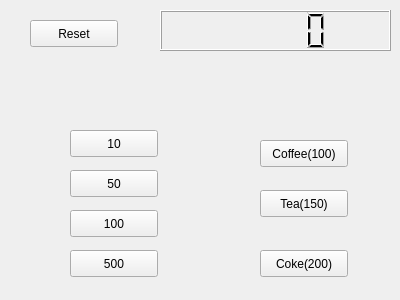
<?xml version="1.0" encoding="UTF-8"?>
<ui version="4.0">
 <class>Widget</class>
 <widget class="QWidget" name="Widget">
  <property name="geometry">
   <rect>
    <x>0</x>
    <y>0</y>
    <width>400</width>
    <height>300</height>
   </rect>
  </property>
  <property name="windowTitle">
   <string>Widget</string>
  </property>
  <widget class="QLCDNumber" name="lcdNumber">
   <property name="geometry">
    <rect>
     <x>160</x>
     <y>10</y>
     <width>231</width>
     <height>41</height>
    </rect>
   </property>
  </widget>
  <widget class="QPushButton" name="pb50">
   <property name="geometry">
    <rect>
     <x>70</x>
     <y>170</y>
     <width>88</width>
     <height>27</height>
    </rect>
   </property>
   <property name="text">
    <string>50</string>
   </property>
  </widget>
  <widget class="QPushButton" name="pb100">
   <property name="geometry">
    <rect>
     <x>70</x>
     <y>210</y>
     <width>88</width>
     <height>27</height>
    </rect>
   </property>
   <property name="text">
    <string>100</string>
   </property>
  </widget>
  <widget class="QPushButton" name="pb10">
   <property name="geometry">
    <rect>
     <x>70</x>
     <y>130</y>
     <width>88</width>
     <height>27</height>
    </rect>
   </property>
   <property name="text">
    <string>10</string>
   </property>
  </widget>
  <widget class="QPushButton" name="pb500">
   <property name="geometry">
    <rect>
     <x>70</x>
     <y>250</y>
     <width>88</width>
     <height>27</height>
    </rect>
   </property>
   <property name="text">
    <string>500</string>
   </property>
  </widget>
  <widget class="QPushButton" name="pbCoffee">
   <property name="geometry">
    <rect>
     <x>260</x>
     <y>140</y>
     <width>88</width>
     <height>27</height>
    </rect>
   </property>
   <property name="text">
    <string>Coffee(100)</string>
   </property>
  </widget>
  <widget class="QPushButton" name="pbTea">
   <property name="geometry">
    <rect>
     <x>260</x>
     <y>190</y>
     <width>88</width>
     <height>27</height>
    </rect>
   </property>
   <property name="text">
    <string>Tea(150)</string>
   </property>
  </widget>
  <widget class="QPushButton" name="pbCoke">
   <property name="geometry">
    <rect>
     <x>260</x>
     <y>250</y>
     <width>88</width>
     <height>27</height>
    </rect>
   </property>
   <property name="text">
    <string>Coke(200)</string>
   </property>
  </widget>
  <widget class="QPushButton" name="pbReset">
   <property name="geometry">
    <rect>
     <x>30</x>
     <y>20</y>
     <width>88</width>
     <height>27</height>
    </rect>
   </property>
   <property name="text">
    <string>Reset</string>
   </property>
  </widget>
 </widget>
 <layoutdefault spacing="6" margin="11"/>
 <resources/>
 <connections/>
</ui>
